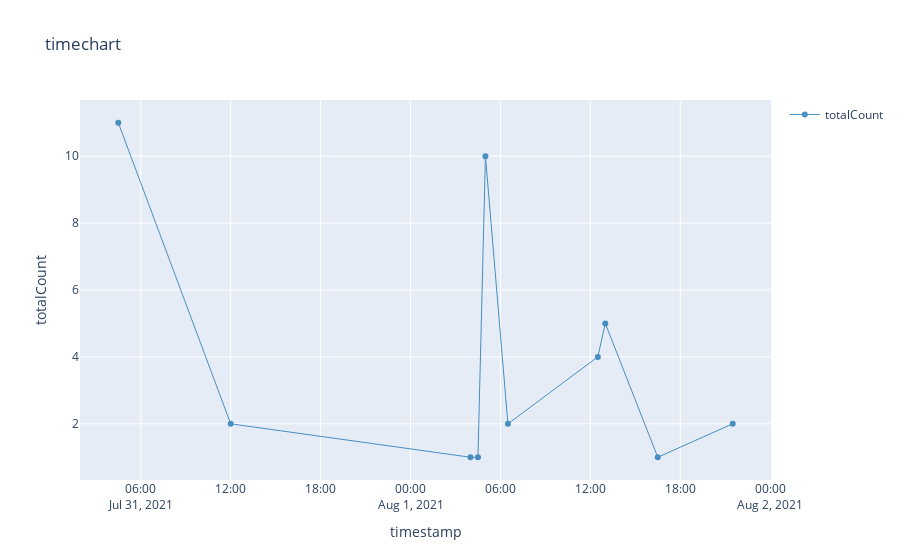

Here is the notebook cell this chart was saved with:
### Markdown cell above
## 6. Request Count Trend

Chart Request count over the last day.

### Code cell
%%kql requests
| summarize totalCount=sum(itemCount) by bin(timestamp, 30m)
| render timechart

### Figure 1 — Plotly figure (JSON) as saved in the notebook; plotly's stock layout.template omitted (floating-point values rounded to 4 significant figures)
{"data": [{"line": {"color": "rgb(31, 118, 179)", "width": 1}, "name": "totalCount", "opacity": 0.8, "type": "scatter", "x": ["2021-07-31T04:30:00+00:00", "2021-07-31T12:00:00+00:00", "2021-08-01T04:00:00+00:00", "2021-08-01T04:30:00+00:00", "2021-08-01T05:00:00+00:00", "2021-08-01T06:30:00+00:00", "2021-08-01T12:30:00+00:00", "2021-08-01T13:00:00+00:00", "2021-08-01T16:30:00+00:00", "2021-08-01T21:30:00+00:00"], "y": [11, 2, 1, 1, 10, 2, 4, 5, 1, 2]}], "layout": {"showlegend": true, "title": {"text": "timechart"}, "xaxis": {"autorange": true, "title": {"text": "timestamp"}, "type": "date"}, "yaxis": {"ticksuffix": "", "title": {"text": "totalCount"}, "type": "linear"}}}
